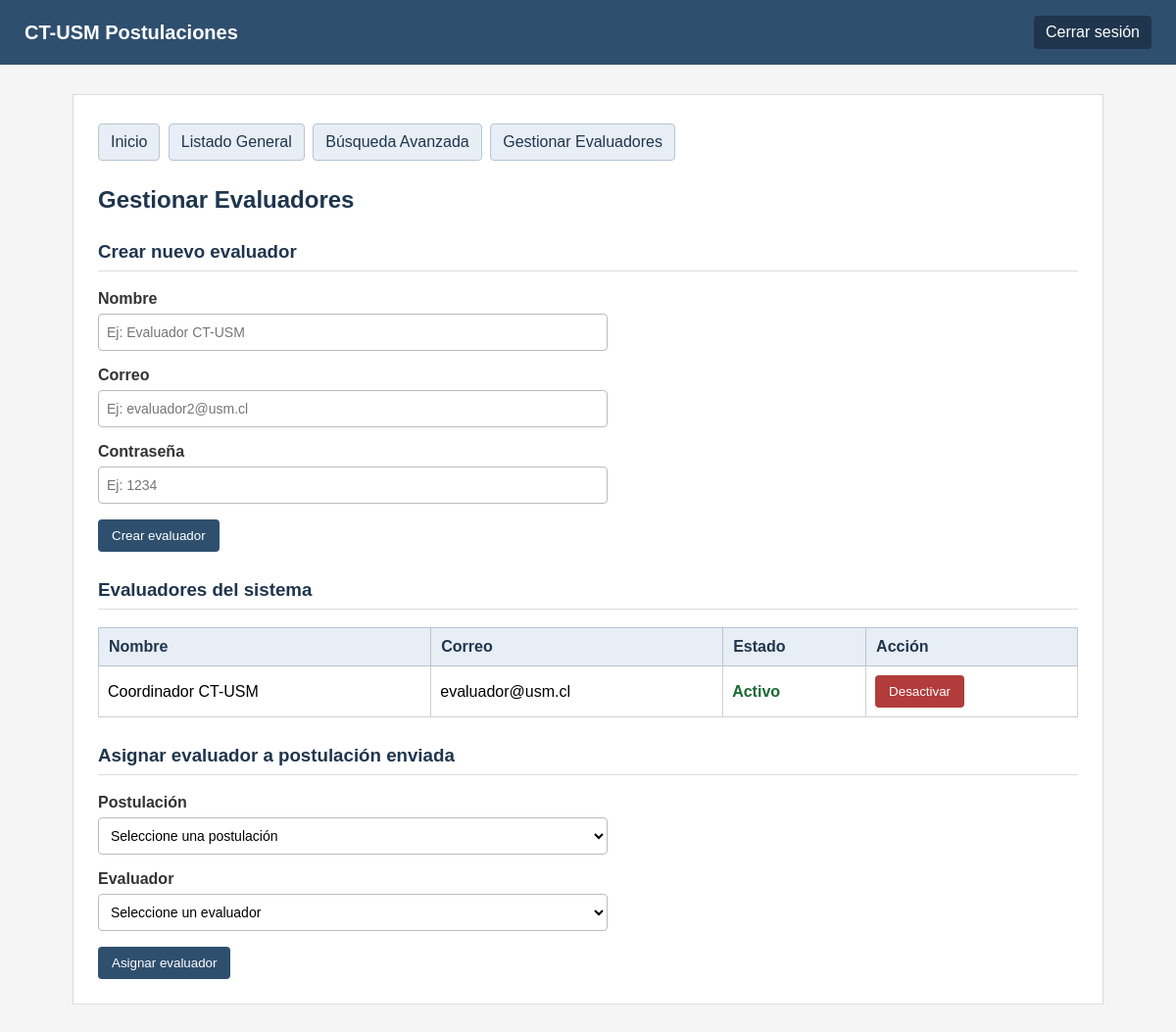
Screenshot of /PHP/gestionar_evaluadores.php (signed in) with the database file from the repository.
### tables this page shows
CREATE TABLE usuario(
    id_usuario INT AUTO_INCREMENT NOT NULL,
    nombre_usuario VARCHAR(100) NOT NULL,
    correo VARCHAR(120) NOT NULL UNIQUE,
    password_usuario VARCHAR(100) NOT NULL,
    rol ENUM('postulante', 'evaluador', 'admin') NOT NULL,
    activo BOOLEAN NOT NULL DEFAULT TRUE,
    PRIMARY KEY (id_usuario)
);

### PHP/gestionar_evaluadores.php (the view, shortened to what this page needs)
<?php
require_once "conexion.php";
function limpiar($dato){
    return htmlspecialchars((string)$dato, ENT_QUOTES, "UTF-8");
}
$rol= $_SESSION["rol"];
$evaluadores= $conn->query("SELECT id_usuario, nombre_usuario, correo, activo
                            FROM usuario
                            WHERE rol= 'evaluador'
                            ORDER BY nombre_usuario ASC");
?>
<!DOCTYPE html>
<html lang="es">
<head>
    <link rel="stylesheet" href="css/gestionar_evaluadores.css">
</head>
<body>
<div class="barra">
    <h1>CT-USM Postulaciones</h1>
    <a href="login.php?logout=1">Cerrar sesión</a>
</div>
<div class="contenido">
    <div class="menu">
        <a href="dashboard.php">Inicio</a>
        <a href="listado_general.php">Listado General</a>
        <a href="busqueda_avanzada.php">Búsqueda Avanzada</a>
        <?php if ($rol == "admin"): ?>
            <a href="gestionar_evaluadores.php">Gestionar Evaluadores</a>
        <?php endif; ?>
    </div>
    <h2>Gestionar Evaluadores</h2>
    <h3>Crear nuevo evaluador</h3>
    <form method="POST" class="formulario">
        <div class="campo">
            <label>Nombre</label>
            <input
                type="text"
                name="nombre_usuario"
                maxlength="100"
                placeholder="Ej: Evaluador CT-USM"
                required
            >
        </div>
        <div class="campo">
            <label>Correo</label>
            <input
                type="email"
                name="correo"
                maxlength="120"
                placeholder="Ej: evaluador2@usm.cl"
                required
            >
        </div>
        <div class="campo">
            <label>Contraseña</label>
            <input
                type="password"
                name="password_usuario"
                maxlength="100"
                placeholder="Ej: 1234"
                required
            >
        </div>
        <button type="submit" name="crear_evaluador">
            Crear evaluador
        </button>
    </form>
    <h3>Evaluadores del sistema</h3>
    <table>
        <thead>
            <tr>
                <th>Nombre</th>
                <th>Correo</th>
                <th>Estado</th>
                <th>Acción</th>
            </tr>
        </thead>
        <tbody>
            <?php if ($evaluadores && $evaluadores->num_rows > 0): ?>
                <?php while ($evaluador = $evaluadores->fetch_assoc()): ?>
                    <tr>
                        <td><?php echo limpiar($evaluador["nombre_usuario"]); ?></td>
                        <td><?php echo limpiar($evaluador["correo"]); ?></td>
                        <td>
                            <?php if ($evaluador["activo"]): ?>
                                <span class="estado-activo">Activo</span>
                            <?php else: ?>
                                <span class="estado-inactivo">Inactivo</span>
                            <?php endif; ?>
                        </td>
                        <td>
                            <?php if ($evaluador["activo"]): ?>
                                <form method="POST" style="display:inline;">
                                    <button
                                        type="submit"
                                        name="cambiar_estado"
                                        class="boton-peligro"
                                        onclick="return confirm('¿Seguro que deseas desactivar este evaluador?');"
                                    >
                                        Desactivar
                                    </button>
                                </form>
                            <?php endif; ?>
                        </td>
                    </tr>
                <?php endwhile; ?>
            <?php endif; ?>
        </tbody>
    </table>
    <h3>Asignar evaluador a postulación enviada</h3>
    <form method="POST" class="formulario">
        <div class="campo">
            <label>Postulación</label>
            <select name="id_postulacion" required>
                <option value="">Seleccione una postulación</option>
            </select>
        </div>
        <div class="campo">
            <label>Evaluador</label>
            <select name="id_evaluador_asignado" required>
                <option value="">Seleccione un evaluador</option>
            </select>
        </div>
        <button
            type="submit"
            name="asignar_evaluador"
            onclick="return confirm('¿Seguro que deseas asignar este evaluador?');"
        >
            Asignar evaluador
        </button>
    </form>
</div>
</body>
</html>

### PHP/css/gestionar_evaluadores.css (style rules this page uses)
body { font-family: Arial, sans-serif; margin: 0; background-color: #f5f5f5; }
.barra { background-color: #2f4f6f; color: white; padding: 16px 25px; display: flex; justify-content: space-between; align-items: center; }
.barra h1 { margin: 0; font-size: 20px; }
.barra a { color: white; text-decoration: none; background-color: #1f354d; padding: 8px 12px; border-radius: 4px; }
.contenido { max-width: 1000px; margin: 30px auto; background-color: white; padding: 25px; border: 1px solid #ddd; }
.menu { margin-bottom: 22px; }
.menu a { display: inline-block; margin: 4px 4px 4px 0; padding: 9px 12px; background-color: #e8eef5; color: #1f354d; border: 1px solid #b8c5d4; text-decoration: none; border-radius: 4px; }
h2 { margin-top: 0; color: #1f354d; }
h3 { color: #1f354d; margin-top: 28px; border-bottom: 1px solid #ddd; padding-bottom: 8px; }
.formulario { max-width: 520px; }
.campo { margin-bottom: 16px; }
label { display: block; margin-bottom: 6px; font-weight: bold; color: #333; }
input[type="text"], input[type="email"], input[type="password"], select { width: 100%; box-sizing: border-box; padding: 8px; font-size: 14px; height: 38px; border: 1px solid #bbb; border-radius: 4px; background-color: white; }
button { padding: 9px 14px; background-color: #2f4f6f; color: white; border: none; border-radius: 4px; cursor: pointer; }
.boton-peligro { background-color: #b23b3b; }
table { width: 100%; border-collapse: collapse; margin-top: 18px; background-color: white; }
th { background-color: #e8eef5; color: #1f354d; padding: 10px; border: 1px solid #b8c5d4; text-align: left; }
td { padding: 9px; border: 1px solid #d0d0d0; }
.estado-activo { font-weight: bold; color: #1b6b36; }

### rows the page displays
usuario: nombre_usuario "Coordinador CT-USM", correo "evaluador@usm.cl", activo "Activo"
